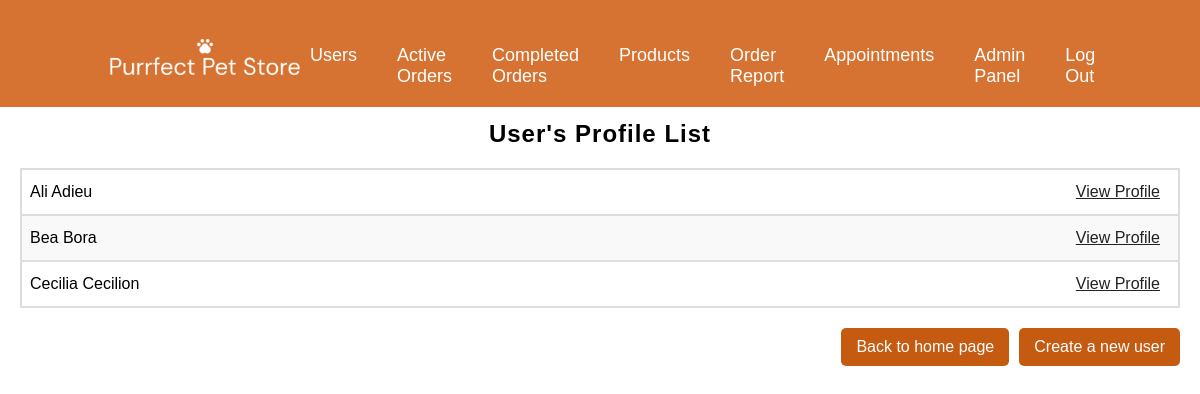
Screenshot of /user_list.php with the database file from the repository.
### tables this page shows
CREATE TABLE `users` (
  `user_id` int(11) NOT NULL,
  `firstName` varchar(50) NOT NULL,
  `lastName` varchar(50) NOT NULL,
  `email` varchar(255) NOT NULL,
  `password` varchar(255) NOT NULL,
  `is_admin` tinyint(4) NOT NULL DEFAULT 0,
  `is_seller` tinyint(4) NOT NULL DEFAULT 0,
  `is_rider` tinyint(4) NOT NULL DEFAULT 0
);

### user_list.php (the view, shortened to what this page needs)
<?php
require_once 'database.php';
$query = "SELECT user_id, firstName, lastName FROM users ORDER BY lastName, firstName";
$result = mysqli_query($conn, $query);
?>
<!DOCTYPE html>
<html lang="en">
<head>
	<link href='https://unpkg.com/boxicons@2.1.4/css/boxicons.min.css' rel='stylesheet'>
	<link rel="stylesheet" href="style.css">
</head>
<body class="user_list">
<header>
    <a href="home.php"><img src="images/Background/logo.png" class="logo"></a>
    <div class="nav-bar">
        <ul class="navigation">
            <li><a href="user_list.php">Users</a></li>
            <li><a href="orders_list.php">Active Orders</a></li>
            <li><a href="orderhistoryadmin.php">Completed Orders</a>
            <li><a href="productsadmin.php">Products</a>
            <li><a href="orderreport.php">Order Report</a></li>
            <li><a href="viewappointments.php">Appointments</a></li>
            <li><a href="home.php">Admin Panel</a></li>
            <li><a href="#" onclick="logoutAlert()">Log Out</a></li>
        </ul>
    </div>
</header>
    <div class="container-4">
    <h2>User's Profile List</h2>
    <table>
        <tbody>
            <?php
            while ($row = mysqli_fetch_assoc($result)) {
                $fullName = htmlspecialchars($row["firstName"]) . " " . htmlspecialchars($row["lastName"]);
                echo "<tr>";
                echo "<td>" . $fullName . " <a href='view_user.php?user_id=" . htmlspecialchars($row["user_id"]) . "' class='view-btn'>View Profile</a></td>";
                echo "</tr>";
            }
            ?>
        </tbody>
    </table>
    </div>
    <div class="button">
        <a href="home.php" class="home-btn">Back to home page</a>
        <a href="create_user.php" class="home-btn">Create a new user</a>
    </div>
</body>
</html>

### style.css (style rules this page uses)
* { margin: 0; padding: 0; box-sizing: border-box; font-family: 'Poppins', sans-serif; }
header { position: absolute; top: 0; left: 0; width: 100%; padding: 40px 100px; display: flex; justify-content: space-between; align-items: center; }
header .logo { position: relative; max-width: 190px; bottom: 12px; left: 10px; z-index: 1; }
.nav-bar:before { background: #d67332; width: 100%; height: 75%; position: absolute; top: 0; left: 0; content: ""; }
header .navigation { position: relative; display: flex; top: -5px; }
header .navigation li { list-style: none; display: inline-block; margin: 10px 20px; position: relative; }
header .navigation li a { text-decoration: none; color: #fff; font-size: 18px; font-weight: 450; }
header .navigation li a:not(.auth-button)::after { content: ''; height: 3px; width: 0; background: white; position: absolute; left: 0; bottom: -10px; transition: 0.5s; }
h2 { letter-spacing: 1px; text-align: center; margin-bottom: 20px; }
.back-listbtn, .home-btn { display: inline-block; background-color: #C55A11; color: white; padding: 10px 15px; text-decoration: none; border-radius: 5px; margin-top: 20px; }

### user_list.php (style rules this page uses)
.user_list { font-family: Arial, sans-serif; margin: 0; padding: 20px; }
table { width: 100%; border-collapse: collapse; }
table, th { border: 1px solid #ddd; padding: 8px; text-align: left; }
.container-4 { position: relative; margin-top: 100px; }
.button { display: flex; justify-content: flex-end; gap: 10px; }
td { border: 1px solid #ddd; padding: 8px; text-align: left; display: flex; justify-content: space-between; align-items: center; }
tr:nth-child(even) { background-color: #f9f9f9; }
.view-btn { padding: 5px 10px; color: #222; }

### rows the page displays
users: fullName "Ali Adieu"
users: fullName "Bea Bora"
users: fullName "Cecilia Cecilion"
